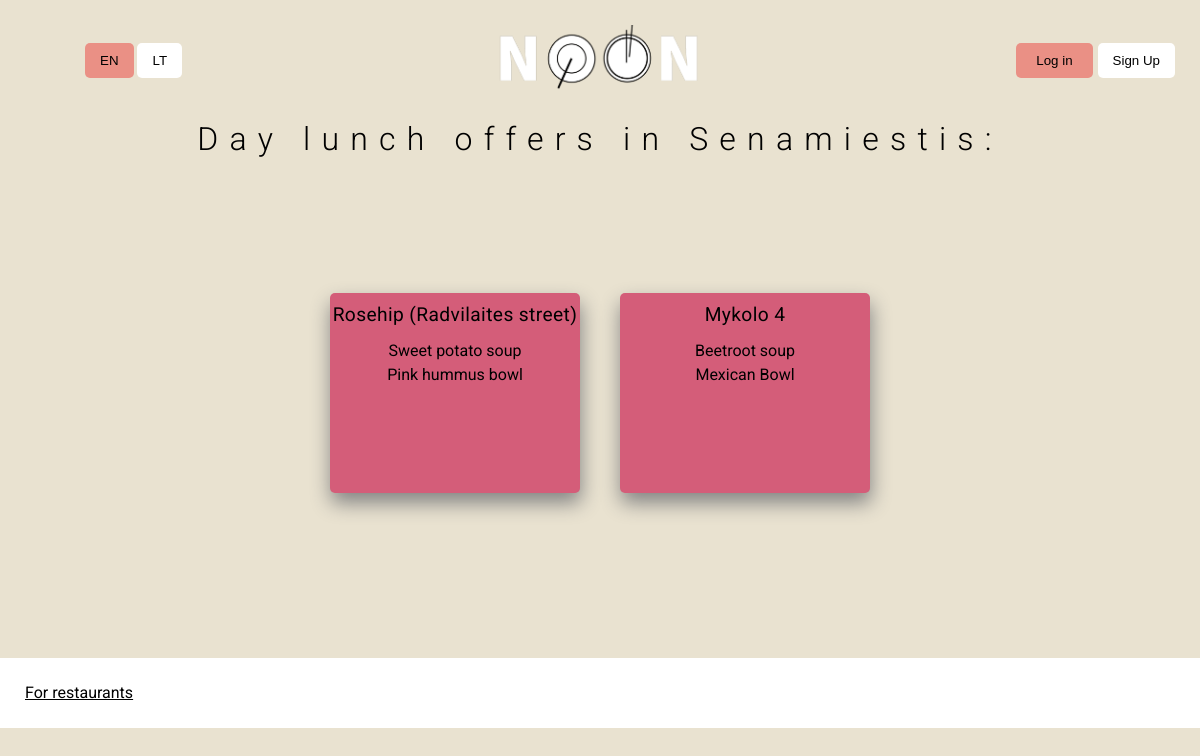
/noon/location/Senamiestis, run on the app's committed database.
### noon/models.py (models this page shows, shortened)
class Location(models.Model):
    location = models.CharField('Name of the Area', max_length=200, help_text='Input names of the areas in the city')
    def display_restaurants(self):
        return ', '.join(location.name for location in self.locations.all()[:3])
    display_restaurants.short_description = 'Restaurants'

class Restaurant(models.Model):
    name = models.CharField('Name', max_length=200)
    restaurant_location = models.ForeignKey('Location', help_text="Choose restaurant's location", on_delete=models.CASCADE, null=True, related_name='locations')
    address = models.CharField('Street address', max_length=200, null=True)
    lunch_hours = models.CharField('Lunch hours', max_length=200, help_text='Lunch serving hours', default="11am - 3pm")
    favourites = models.ManyToManyField(User, related_name='favourites', blank=True)

class RestaurantWeeklyMenu(models.Model):
    restaurant = models.ForeignKey(Restaurant, verbose_name='Restaurant', on_delete=models.SET_NULL, null=True, related_name='restaurant')
    soup = models.CharField('Soup', max_length=200, blank=True, null=True)
    first_main = models.CharField('First Main', max_length=200, blank=True, default = 'main')
    second_main = models.CharField('Second Main', max_length=200, blank=True, null=True)
    third_main = models.CharField('Third Main', max_length=200, blank=True, null=True)
    dessert = models.CharField('Dessert', max_length=200, blank=True, null=True)
    visitor = models.ForeignKey(User, on_delete=models.SET_NULL, null=True, blank=True)
    WEEK_DAYS = (
        ('1', 'Monday'),
        ('2', 'Tuesday'),
        ('3', 'Wednesday'),
        ('4', 'Thursday'),
        ('5', 'Friday'),
    )
    weekday = models.CharField(
        max_length=1,
        choices=WEEK_DAYS,
        blank=True,
        default='1',
        help_text='Weekday',
            )

### noon/views.py (the view)
# urls.py: path('location/<slug:some_slug>', views.location, name='location'),
def location(request, some_slug):
    restaurants = Restaurant.objects.filter(restaurant_location__location=some_slug)
    menus = RestaurantWeeklyMenu.objects.filter(restaurant__restaurant_location__location=some_slug)
    num_restaurants = len(restaurants)
    num_iter = list(range(1, (num_restaurants + 1)))
    grouped_list = zip(num_iter, restaurants, menus)
    context = {
        'some_slug': some_slug,
        'num_iter': num_iter,
        'grouped_list': grouped_list
    }
    return render(request, 'location.html', context=context)

### noon/templates/location.html (shortened to what this page needs)
{% extends "base.html" %}
{% block content %}
    <h2>Day lunch offers in {{ some_slug }}:</h2>
    <div class="row two_rows" >
      <div class="row" style="height: 425px;">
            {% for item1, item2, item3 in grouped_list %}
                <div class="tab {{ item1 }}">
                    <h4>{{ item2.name }}</h4>
                    <p>{% if item3.soup %}{{ item3.soup }}{% else %} &nbsp; {% endif %}</p>
                    <p>{% if item3.first_main %}{{ item3.first_main }}{% else %} &nbsp; {% endif %}</p>
                    <p>{% if item3.second_main %}{{ item3.second_main }}{% else %} &nbsp; {% endif %}</p>
                    <p>{% if item3.third_main %}{{ item3.third_main }}{% else %} &nbsp; {% endif %}</p>
                    <p>{% if item3.dessert %}{{ item3.dessert }}{% else %} &nbsp; {% endif %}</p>
                </div>
            {% endfor %}
       </div>
    </div>
{% endblock %}

### noon/static/css/style.css (style rules this page uses)
* { margin: 0; padding: 0; }
body { background: rgb(233, 226, 208); font-family: 'Roboto'; }
h2 { margin: 20px 0px 0px 0px; font-size: 2em; font-style: Light; font-weight: 300; letter-spacing: 0.35em; text-align:center; }
.row { max-width: 1200px; height: 250px; background: rgb(233, 226, 208); display: flex; align-items: center; justify-content: center; flex-direction: row; }
.two_rows { min-height: 500px; }
@media (min-width: 450px) { .two_rows { flex-direction: row; flex-wrap: wrap; } }
@media (min-width: 450px) { .tab { width:250px; min-width:250px; min-height: 200px; background: rgb(212, 93, 121); text-align: center; margin: 20px; border-radius: 5px; border: none; filter: drop-shadow(1px 10px 10px rgb(131, 131, 131)); margin-bottom: 50px; transition: 0.3s; } }
@media (min-width: 450px) { .tab h4 { margin-top: 10px; margin-bottom: 15px; font-weight: 400; font-style: Regular; font-size: 1.2em; letter-spacing: 0.02em; } }
@media (min-width: 450px) { .tab p { margin-bottom: 5px; } }

### data on the page
Location: location "Senamiestis"
Restaurant: name "Rosehip (Radvilaites street)", soup "Sweet potato soup", first_main "Pink hummus bowl"
Restaurant: name "Mykolo 4", soup "Beetroot soup", first_main "Mexican Bowl"
